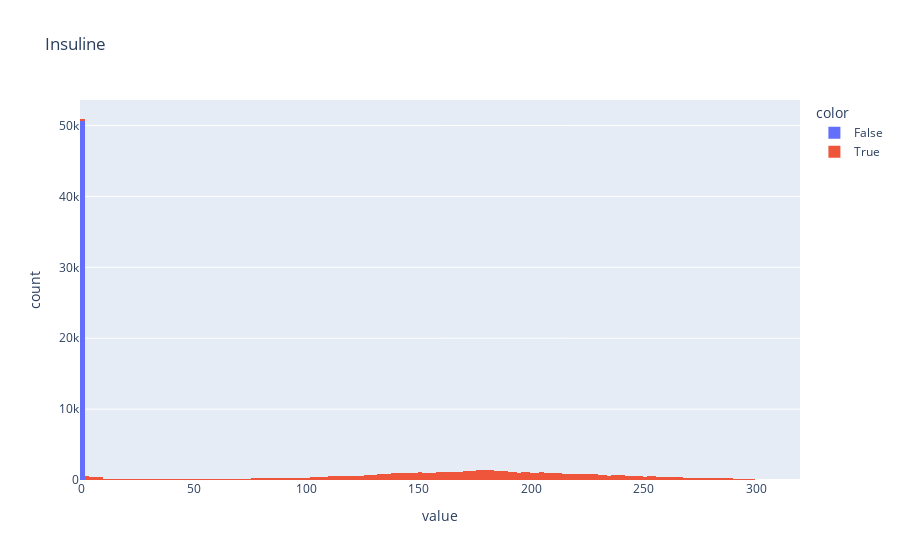
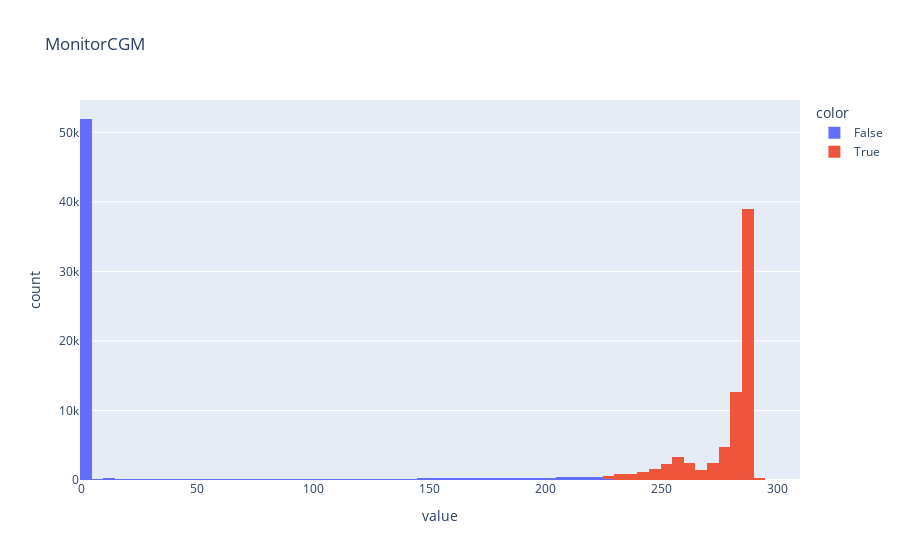

Notebook source saved alongside these figures, in order:
### Code cell
def get_hourly_coverage(df, date_col, patient_col, threshold):
    
    df = df.copy(deep=True).sort_values(date_col).set_index([date_col])
    df.DeidentID = df.DeidentID.astype(int)


    df = df.groupby(patient_col, as_index=True).resample('1H', level=date_col)[[patient_col]].count()
    df.rename(columns={patient_col: 'Entries'}, inplace=True)
    df.reset_index(inplace=True)
    df.rename(columns={'level_0': patient_col}, inplace=True)

    df = df.groupby(patient_col, as_index=False).rolling(window=24, on=date_col, closed='right').sum()
    df['covered'] = df.Entries>threshold
    return df

investigation_tables = {
    'Insuline': (df_Insulin, 0),
   # 'MonitorBasalBolus': (df_MonitorBasalBolus, 0),
    'MonitorCGM': (df_MonitorCGM, 225),
    #'MonitorSMBG': (df_MonitorSMBG, 0),
    #'MonitorMeal': (df_MonitorMeal, 0),
    #'MonitorSystem': (df_MonitorSystem, 0),
}
result_tables = {}
for table in investigation_tables.keys():
    df = get_hourly_coverage(investigation_tables[table][0], 'LocalDtTm', 'DeidentID', investigation_tables[table][1])
    result_tables[table] = df
    fig = px.histogram(df.Entries, title=table, color=df.covered)
    fig.show()

### Figure 1 — Plotly figure (JSON) as saved in the notebook; plotly's stock layout.template omitted (floating-point values rounded to 4 significant figures; data arrays with more than 128 entries replaced by an {"elided": "..."} marker saying what was removed)
{"data": [{"alignmentgroup": "True", "bingroup": "x", "hovertemplate": "color=False<br>value=%{x}<br>count=%{y}<extra></extra>", "legendgroup": "False", "marker": {"color": "#636efa", "pattern": {"shape": ""}}, "name": "False", "offsetgroup": "False", "orientation": "v", "showlegend": true, "type": "histogram", "x": {"elided": "51330 int values"}, "xaxis": "x", "yaxis": "y"}, {"alignmentgroup": "True", "bingroup": "x", "hovertemplate": "color=True<br>value=%{x}<br>count=%{y}<extra></extra>", "legendgroup": "True", "marker": {"color": "#EF553B", "pattern": {"shape": ""}}, "name": "True", "offsetgroup": "True", "orientation": "v", "showlegend": true, "type": "histogram", "x": {"elided": "84958 int values"}, "xaxis": "x", "yaxis": "y"}], "layout": {"barmode": "relative", "legend": {"title": {"text": "color"}, "tracegroupgap": 0}, "title": {"text": "Insuline"}, "xaxis": {"anchor": "y", "domain": [0, 1], "title": {"text": "value"}}, "yaxis": {"anchor": "x", "domain": [0, 1], "title": {"text": "count"}}}}

### Figure 2 — Plotly figure (JSON) as saved in the notebook; plotly's stock layout.template omitted (floating-point values rounded to 4 significant figures; data arrays with more than 128 entries replaced by an {"elided": "..."} marker saying what was removed)
{"data": [{"alignmentgroup": "True", "bingroup": "x", "hovertemplate": "color=False<br>value=%{x}<br>count=%{y}<extra></extra>", "legendgroup": "False", "marker": {"color": "#636efa", "pattern": {"shape": ""}}, "name": "False", "offsetgroup": "False", "orientation": "v", "showlegend": true, "type": "histogram", "x": {"elided": "62227 int values"}, "xaxis": "x", "yaxis": "y"}, {"alignmentgroup": "True", "bingroup": "x", "hovertemplate": "color=True<br>value=%{x}<br>count=%{y}<extra></extra>", "legendgroup": "True", "marker": {"color": "#EF553B", "pattern": {"shape": ""}}, "name": "True", "offsetgroup": "True", "orientation": "v", "showlegend": true, "type": "histogram", "x": {"elided": "73661 int values"}, "xaxis": "x", "yaxis": "y"}], "layout": {"barmode": "relative", "legend": {"title": {"text": "color"}, "tracegroupgap": 0}, "title": {"text": "MonitorCGM"}, "xaxis": {"anchor": "y", "domain": [0, 1], "title": {"text": "value"}}, "yaxis": {"anchor": "x", "domain": [0, 1], "title": {"text": "count"}}}}
